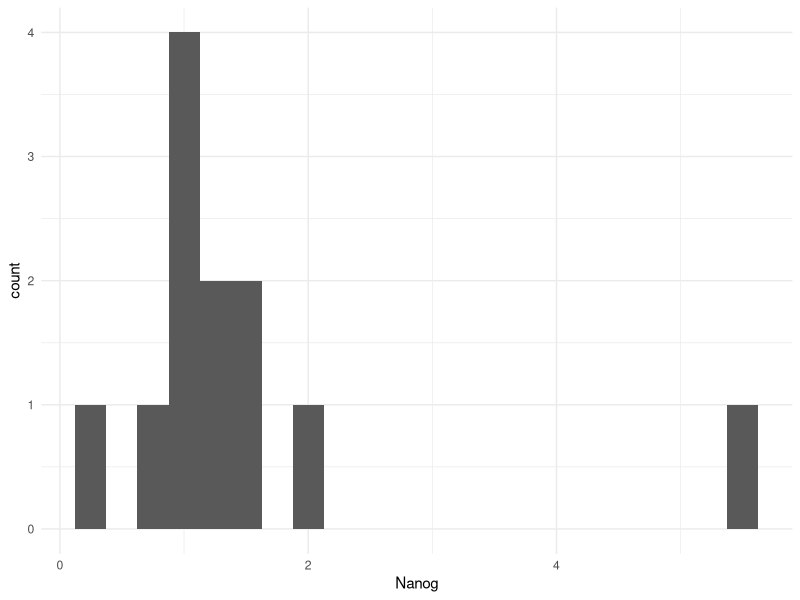
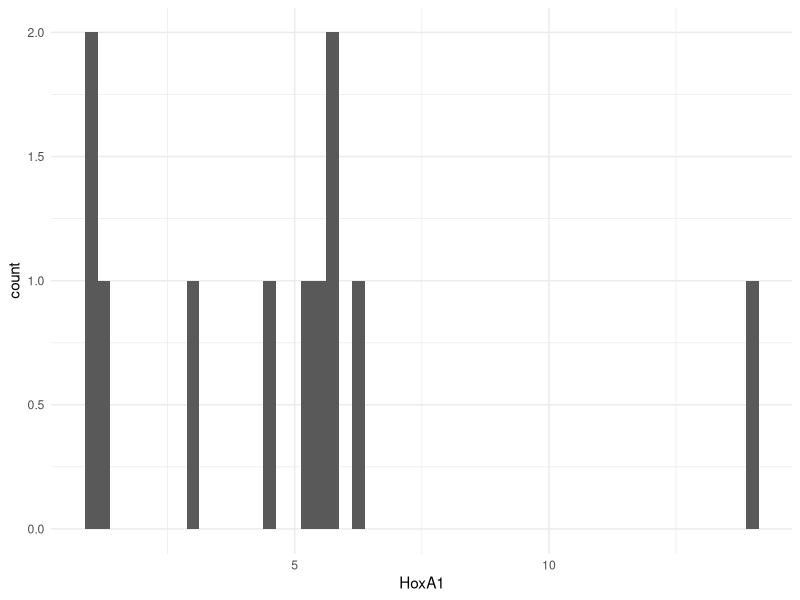
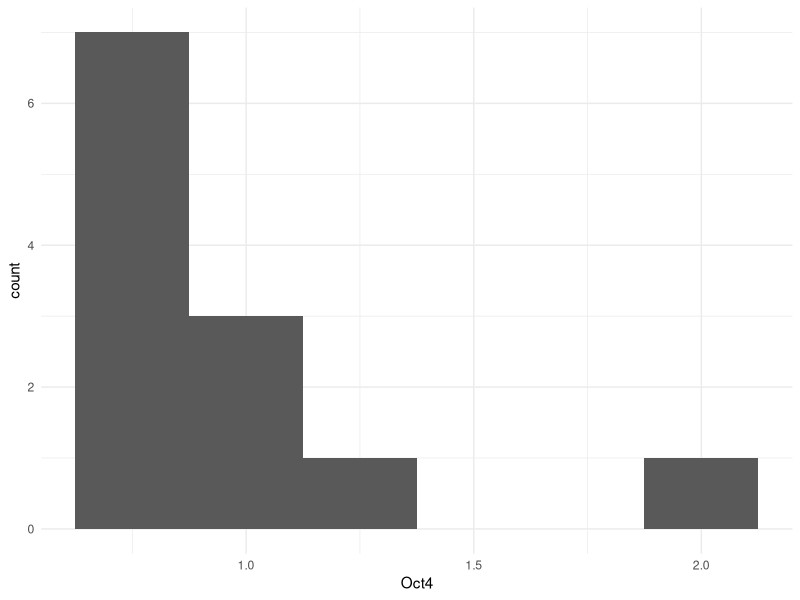
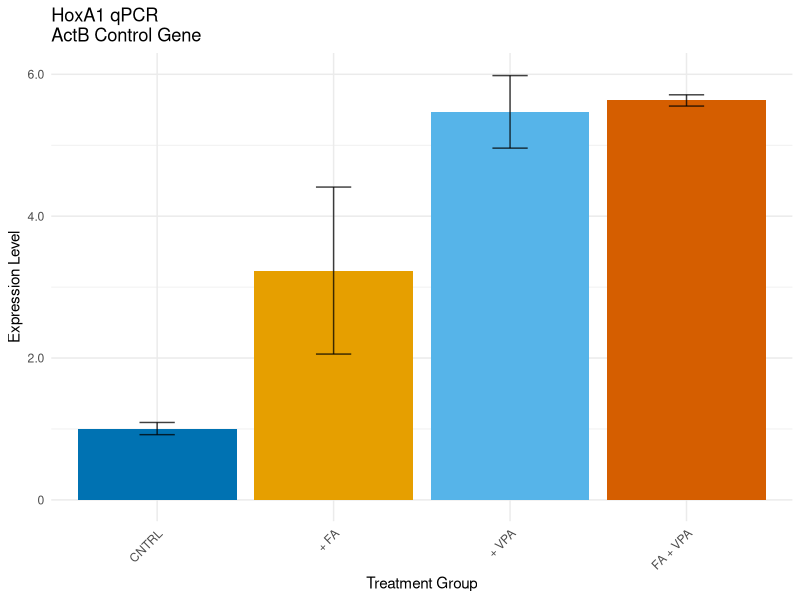
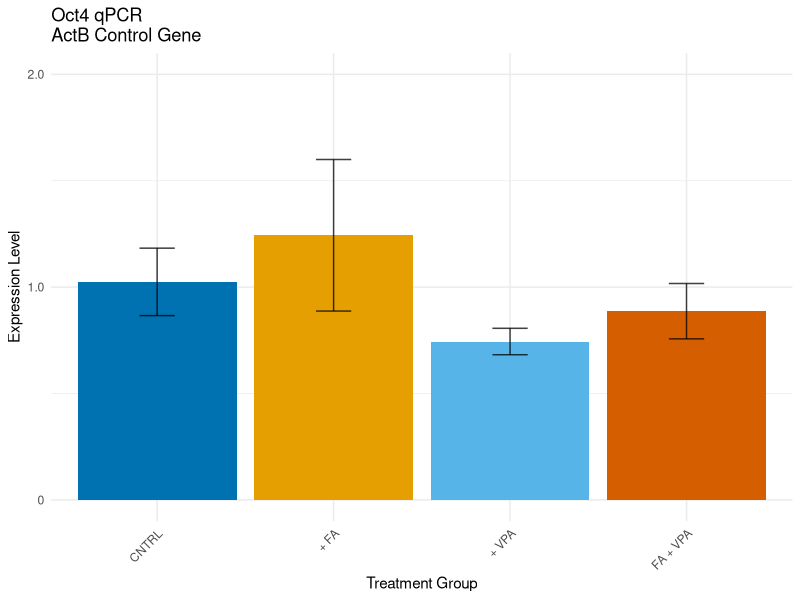
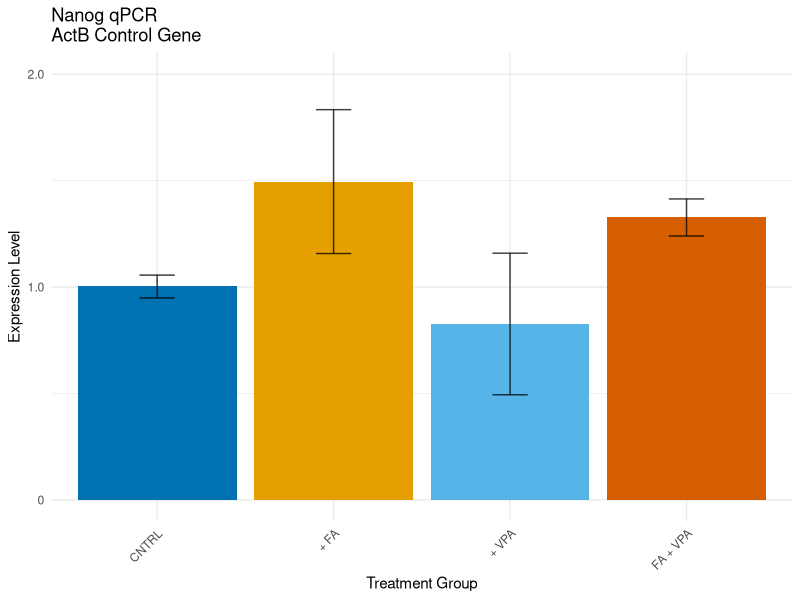
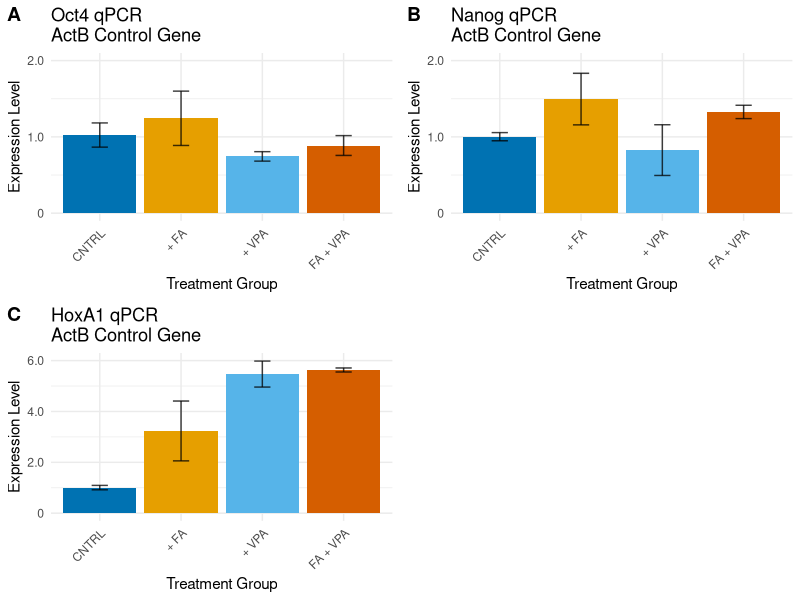

Write R code to recreate these figures, in order.
## ---- chunk 1
knitr::opts_chunk$set(echo = TRUE, warning = FALSE, error = FALSE, message = FALSE)
## ---- chunk 2
library(tidyverse)
library(cowplot)
library(ggthemes)
## ---- chunk 3
cyst_data_exp1 <- read_csv("./data/cyst_qPCR_exp1_all_genes.csv") %>% 
  rename(Oct4 = Oct)
cyst_data_exp2 <- read_csv("./data/cyst_qPCR_exp2_all_genes.csv") %>% 
  rename(Oct4 = Oct)
mesc_vpa_fa_exp <- read_csv("./data/mesc_diff_exp.csv") %>% 
  rename(Oct4 = Oct)
theme_set(theme_minimal())
## ---- chunk 4
mesc_vpa_fa_exp
mesc_vpa_fa_exp$Group <- factor(c(rep("CNTRL", 3), rep("+ FA", 3), rep("+ VPA", 3), rep("FA + VPA", 3)))
mesc_vpa_fa_exp %>% 
  ggplot(aes(Nanog)) +
  geom_histogram(binwidth = 0.25)
mesc_vpa_fa_exp %>% 
  ggplot(aes(HoxA1)) +
  geom_histogram(binwidth = 0.25)
mesc_vpa_fa_exp %>% 
  ggplot(aes(Oct4)) +
  geom_histogram(binwidth = 0.25)
mesc_vpa_fa_exp_edit <- mesc_vpa_fa_exp %>% 
  mutate(
    Nanog = ifelse(Sample == "FA2 - Cntrl", NA, Nanog),
    HoxA1 = ifelse(Sample == "VPA+FA3 - Cntrl", NA, HoxA1)
    )
mesc_vpa_fa_exp_edit
vpa_fa_pal <- c("#0072B2", "#E69F00", "#56B4E9","#D55E00")
mesc_vpa_fa_qpcr_plot <- function(df) {
  # The plots for this experiment all have the same appearance,
  # and differ only in what gene data is used to make the plots.
  # This function is to hide/standardize the plot code that's
  # shared between the 3 plots to reduce copy/paste
  
  df %>% 
  ggplot(aes(x = Group, y = e_level, fill = Group)) + 
  geom_bar(stat = "identity") +
  scale_x_discrete(limits = c("CNTRL", "+ FA", "+ VPA", "FA + VPA")) +
  xlab("Treatment Group") +
  ylab("Expression Level") +
  geom_errorbar(aes(ymin = e_level - se, ymax = e_level + se), width = 0.2, size = 0.5, alpha = 0.75) +
  scale_fill_manual(breaks = c("CNTRL", "+ FA", "+ VPA", "FA + VPA"), values = vpa_fa_pal) +
  theme(
    axis.text.x = element_text(angle = 45, vjust = 1, hjust = 1),
    legend.position = "none"
    )
}
## ---- chunk 5
(hoxa1_gene_expression <- mesc_vpa_fa_exp_edit %>%
  group_by(Group) %>% 
  summarize(
    e_level = mean(HoxA1, na.rm = TRUE), 
    se = sqrt(var(HoxA1, na.rm = TRUE) / length(HoxA1))
    ) %>% 
  mesc_vpa_fa_qpcr_plot() +
  ggtitle("HoxA1 qPCR\nActB Control Gene") +
  scale_y_continuous(labels = c("0", "2.0", "4.0", "6.0"), breaks = c(0, 2, 4, 6), limits = c(0, 6))
)
## ---- chunk 6
(oct4_gene_expression <- mesc_vpa_fa_exp_edit %>%
  group_by(Group) %>% 
  summarize(
    e_level = mean(Oct4), 
    se = sqrt(var(Oct4) / length(Oct4))
    ) %>% 
  mesc_vpa_fa_qpcr_plot() +
  ggtitle("Oct4 qPCR\nActB Control Gene") +
  scale_y_continuous(labels = c("0", "1.0", "2.0"), breaks = c(0, 1, 2), limits = c(0, 2))
 )
## ---- chunk 7
(nanog_gene_expression <- mesc_vpa_fa_exp_edit %>%
  group_by(Group) %>% 
  summarize(
    e_level = mean(Nanog, na.rm = TRUE), 
    se = sqrt(var(Nanog, na.rm = TRUE) / length(Nanog))
    ) %>% 
  mesc_vpa_fa_qpcr_plot() +
  ggtitle("Nanog qPCR\nActB Control Gene") +
  scale_y_continuous(labels = c("0", "1.0", "2.0"), breaks = c(0, 1, 2), limits = c(0, 2))
 )
## ---- chunk 8
vpa_fa_3plot_grid <- plot_grid(
  oct4_gene_expression, nanog_gene_expression, hoxa1_gene_expression, 
  ncol = 2, nrow = 2,
  labels = c("A", "B", "C")
  )
vpa_fa_3plot_grid
#save_plot("./plots/vpa_fa_mesc_qpcr_3plot_grid_cntrl_error_hoxfix.png", vpa_fa_3plot_grid, base_height = 7, base_width = 6)
## ---- chunk 9
# Nanog test
mesc_vpa_fa_exp_edit %>% 
  lm(Nanog ~ VPA * FA, data = .) %>% 
  aov() %>% 
  summary()
# Oct4 test
mesc_vpa_fa_exp_edit %>% 
  lm(Oct4 ~ VPA * FA, data = .) %>% 
  aov() %>% 
  summary()
# HoxA1
mesc_vpa_fa_exp_edit %>% 
  lm(HoxA1 ~ VPA * FA, data = .) %>% 
  aov() %>% 
  summary()
# sig level = 0.05 / 2 = 0.025
mesc_vpa_fa_exp_edit %>% 
  filter(FA == 0) %>% 
  lm(HoxA1 ~ VPA, data = .) %>% 
  summary()
mesc_vpa_fa_exp_edit %>% 
  filter(FA == 1) %>% 
  lm(HoxA1 ~ VPA, data = .) %>% 
  summary()
vpa.pval <- p.adjust(c(0.00674, 0.2131), method = "bonferroni")
vpa.pval
